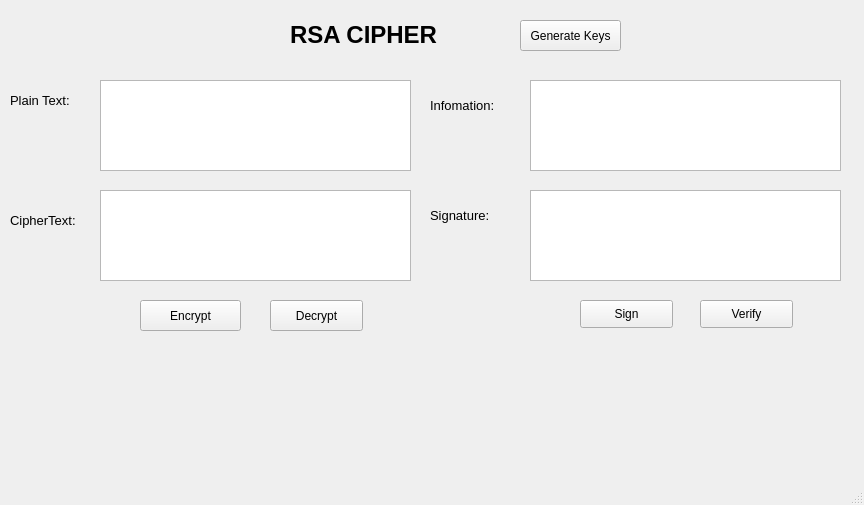
<?xml version="1.0" encoding="UTF-8"?>
<ui version="4.0">
 <class>MainWindow</class>
 <widget class="QMainWindow" name="MainWindow">
  <property name="geometry">
   <rect>
    <x>0</x>
    <y>0</y>
    <width>864</width>
    <height>505</height>
   </rect>
  </property>
  <property name="windowTitle">
   <string>RSA Cipher</string>
  </property>
  <widget class="QWidget" name="centralwidget">
   <widget class="QLabel" name="label">
    <property name="geometry">
     <rect>
      <x>290</x>
      <y>10</y>
      <width>211</width>
      <height>51</height>
     </rect>
    </property>
    <property name="text">
     <string>&lt;html&gt;&lt;head/&gt;&lt;body&gt;&lt;p&gt;&lt;span style=&quot; font-size:18pt; font-weight:600;&quot;&gt;RSA CIPHER&lt;/span&gt;&lt;/p&gt;&lt;/body&gt;&lt;/html&gt;</string>
    </property>
   </widget>
   <widget class="QLabel" name="label_2">
    <property name="geometry">
     <rect>
      <x>10</x>
      <y>90</y>
      <width>81</width>
      <height>21</height>
     </rect>
    </property>
    <property name="text">
     <string>&lt;html&gt;&lt;head/&gt;&lt;body&gt;&lt;p&gt;&lt;span style=&quot; font-size:10pt;&quot;&gt;Plain Text:&lt;/span&gt;&lt;/p&gt;&lt;/body&gt;&lt;/html&gt;</string>
    </property>
   </widget>
   <widget class="QLabel" name="label_3">
    <property name="geometry">
     <rect>
      <x>10</x>
      <y>210</y>
      <width>91</width>
      <height>21</height>
     </rect>
    </property>
    <property name="text">
     <string>&lt;html&gt;&lt;head/&gt;&lt;body&gt;&lt;p&gt;&lt;span style=&quot; font-size:10pt;&quot;&gt;CipherText:&lt;/span&gt;&lt;/p&gt;&lt;/body&gt;&lt;/html&gt;</string>
    </property>
   </widget>
   <widget class="QLabel" name="label_4">
    <property name="geometry">
     <rect>
      <x>430</x>
      <y>90</y>
      <width>101</width>
      <height>31</height>
     </rect>
    </property>
    <property name="text">
     <string>&lt;html&gt;&lt;head/&gt;&lt;body&gt;&lt;p&gt;&lt;span style=&quot; font-size:10pt;&quot;&gt;Infomation:&lt;/span&gt;&lt;/p&gt;&lt;/body&gt;&lt;/html&gt;</string>
    </property>
   </widget>
   <widget class="QLabel" name="label_5">
    <property name="geometry">
     <rect>
      <x>430</x>
      <y>200</y>
      <width>101</width>
      <height>31</height>
     </rect>
    </property>
    <property name="text">
     <string>&lt;html&gt;&lt;head/&gt;&lt;body&gt;&lt;p&gt;&lt;span style=&quot; font-size:10pt;&quot;&gt;Signature:&lt;/span&gt;&lt;/p&gt;&lt;/body&gt;&lt;/html&gt;</string>
    </property>
   </widget>
   <widget class="QPushButton" name="btn_encrypt">
    <property name="geometry">
     <rect>
      <x>140</x>
      <y>300</y>
      <width>101</width>
      <height>31</height>
     </rect>
    </property>
    <property name="minimumSize">
     <size>
      <width>0</width>
      <height>28</height>
     </size>
    </property>
    <property name="toolTip">
     <string>&lt;html&gt;&lt;head/&gt;&lt;body&gt;&lt;p&gt;xc&lt;/p&gt;&lt;/body&gt;&lt;/html&gt;</string>
    </property>
    <property name="text">
     <string>Encrypt</string>
    </property>
   </widget>
   <widget class="QPushButton" name="btn_decrypt">
    <property name="geometry">
     <rect>
      <x>270</x>
      <y>300</y>
      <width>93</width>
      <height>31</height>
     </rect>
    </property>
    <property name="minimumSize">
     <size>
      <width>0</width>
      <height>28</height>
     </size>
    </property>
    <property name="text">
     <string>Decrypt</string>
    </property>
   </widget>
   <widget class="QPushButton" name="btn_sign">
    <property name="geometry">
     <rect>
      <x>580</x>
      <y>300</y>
      <width>93</width>
      <height>28</height>
     </rect>
    </property>
    <property name="text">
     <string>Sign</string>
    </property>
   </widget>
   <widget class="QPushButton" name="btn_verify">
    <property name="geometry">
     <rect>
      <x>700</x>
      <y>300</y>
      <width>93</width>
      <height>28</height>
     </rect>
    </property>
    <property name="text">
     <string>Verify</string>
    </property>
   </widget>
   <widget class="QPushButton" name="btn_gen_keys">
    <property name="geometry">
     <rect>
      <x>520</x>
      <y>20</y>
      <width>101</width>
      <height>31</height>
     </rect>
    </property>
    <property name="text">
     <string>Generate Keys</string>
    </property>
   </widget>
   <widget class="QTextBrowser" name="txt_plain_text">
    <property name="geometry">
     <rect>
      <x>100</x>
      <y>80</y>
      <width>311</width>
      <height>91</height>
     </rect>
    </property>
   </widget>
   <widget class="QTextBrowser" name="txt_cipher_text">
    <property name="geometry">
     <rect>
      <x>100</x>
      <y>190</y>
      <width>311</width>
      <height>91</height>
     </rect>
    </property>
   </widget>
   <widget class="QTextBrowser" name="txt_sign">
    <property name="geometry">
     <rect>
      <x>530</x>
      <y>190</y>
      <width>311</width>
      <height>91</height>
     </rect>
    </property>
   </widget>
   <widget class="QTextBrowser" name="txt_info">
    <property name="geometry">
     <rect>
      <x>530</x>
      <y>80</y>
      <width>311</width>
      <height>91</height>
     </rect>
    </property>
   </widget>
  </widget>
  <widget class="QMenuBar" name="menubar">
   <property name="geometry">
    <rect>
     <x>0</x>
     <y>0</y>
     <width>864</width>
     <height>26</height>
    </rect>
   </property>
  </widget>
  <widget class="QStatusBar" name="statusbar"/>
 </widget>
 <resources/>
 <connections/>
</ui>
